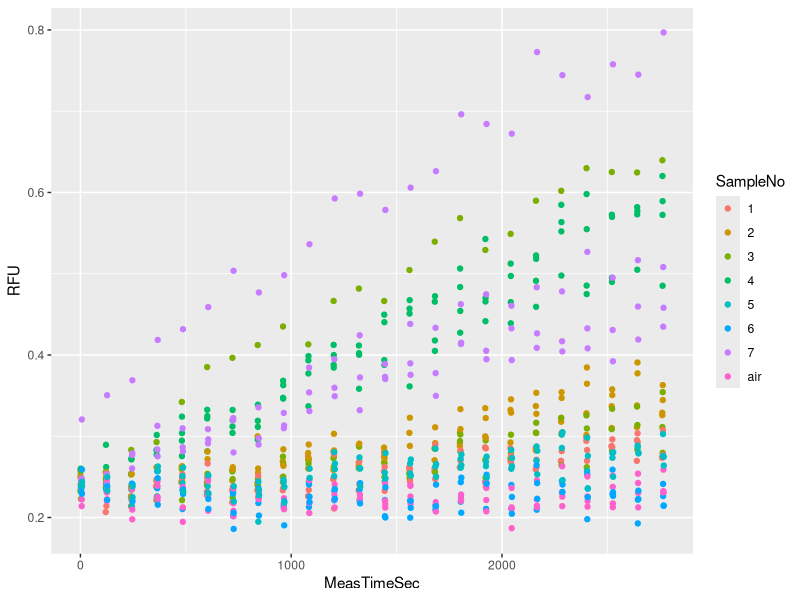
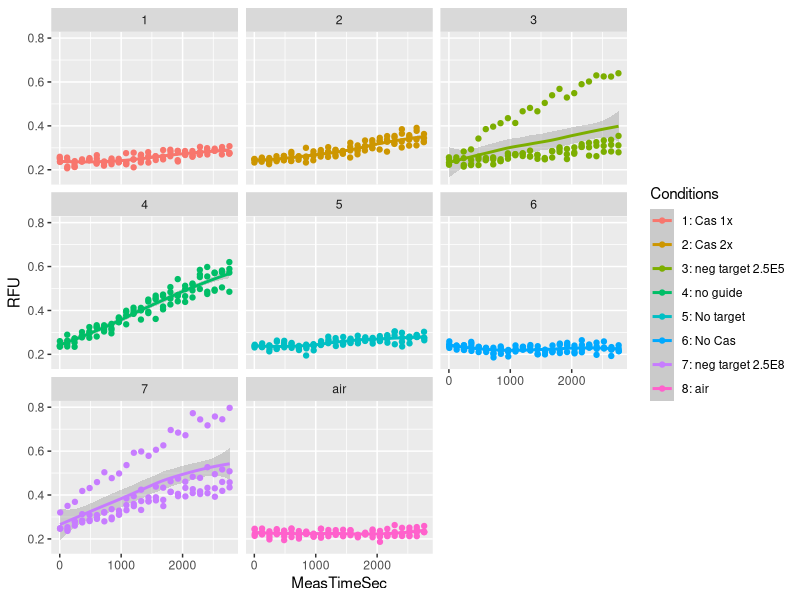
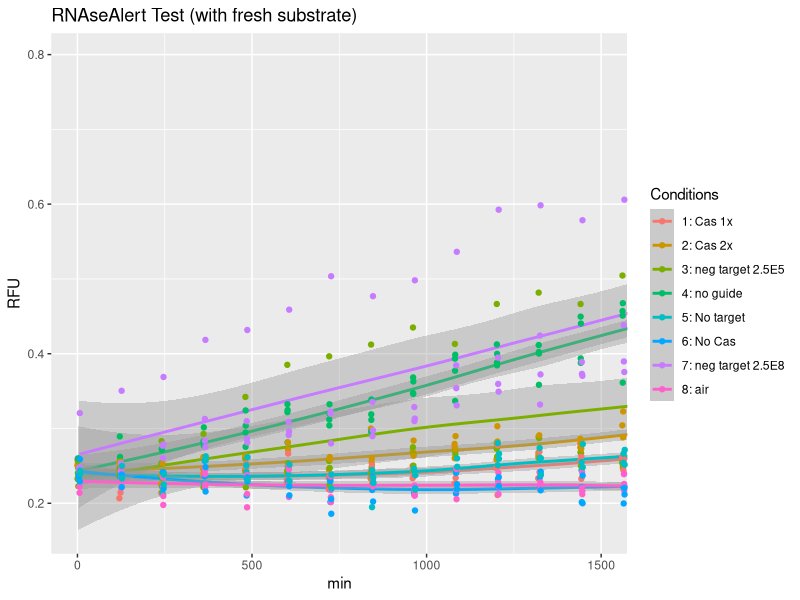
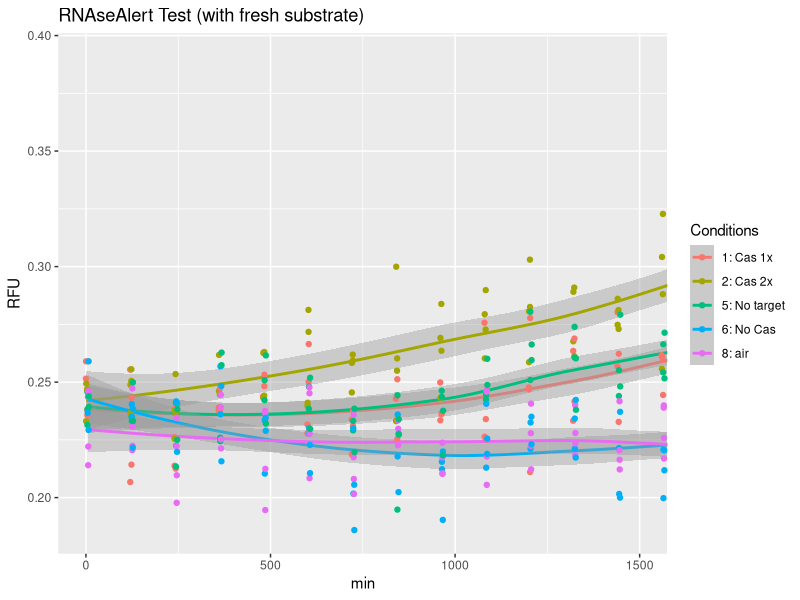

Reproduce these figures in R, in order.
## ---- chunk 1
knitr::opts_chunk$set(echo = TRUE)
## ---- chunk 2
#library("plyr")
library("dplyr")
#library("tidyr")
library("ggplot2")
## ---- chunk 3
## read in raw data
raw <- read.delim("data/200408_RNAaseAlert_RNA2020-04-08T144116.txt",stringsAsFactors = FALSE)
colnames(raw)
str(raw)
head(raw)
#' remove column
raw <- raw[,1:10]
#' change names
colnames(raw)[7]
colnames(raw)[7] <- "MeasTimeSec"

#' parse 'Sample' to obtain sample number 'SampleNo'
raw$Sample[1]
substr(raw$Sample,1,regexpr(' ', raw$Sample)-1) 
raw$SampleNo <- substr(raw$Sample,1,regexpr(' ', raw$Sample)-1)

#' in the same way extract replicate number - 'RepNo'
substr(raw$Sample,regexpr(' ', raw$Sample)+1, regexpr('/', raw$Sample)-1)
raw$RepNo <- substr(raw$Sample,regexpr(' ', raw$Sample)+1, regexpr('/', raw$Sample)-1)

#' remove white space from 'Well' sting
substr(raw$Well, 2, regexpr('$', raw$Well))[1:5]
raw$Well<- substr(raw$Well, 2, regexpr('$', raw$Well))
#' View(raw) 
str(raw)
## ---- chunk 4
## ## Condition 1 and 2 are the same thing. Create new SampleComb where 2 is replace with 1

raw$SampleComb <- raw$SampleNo 
raw[raw$SampleComb==2,"SampleComb"] <- 1

unique(raw$SampleNo)
unique(raw$SampleComb)
#' Which means the control with +RNAse has 8 replicates, unlike all the other conditions that has only 4. 
## ---- chunk 5
## show cleaned data with selected columns
#' Well, Sample, SampleNo, RepNo, MeasTimeSec, RFU
colnames(raw)
df <- raw[,c(3,6,7,8,11,12)] 
head(df) 
str(df)
## ---- chunk 6
#' all the data
#plot(x=raw$MeasTimeSec,y=raw$RFU)

#' colour labeled samples
ggplot(data = df) +
  aes(x = MeasTimeSec, y=RFU) +
  geom_point(aes(color=SampleNo))
## ---- chunk 7
# ## some adjustments
# ## Use summary statistics (mean) to find and remove obvious  outlier in  sample 3
# #' means of all replicates of sample 3 
# dfstat <- df %>% filter(SampleNo==1) %>% group_by(SampleNo,RepNo) %>% summarise(mean=mean(RFU))
# dfstat
# #' Data that should be removed
# filter(df,SampleNo == 3 & RepNo == 3)
# #' I could not invert the filter though
# #' But it is the same as leaving out all the measurement from the well E01
# dfs <- filter(df, Well != "E06")
# #' all the measurements
# length(rownames(df))
# #'after 12 datapoints were removed
# length(rownames(dfs))
## ---- chunk 8
## LOESS regression
p <- ggplot(data = df) +
  aes(x = MeasTimeSec, y=RFU) +
  geom_smooth(aes(color=SampleNo)) +
  geom_point(aes(colour=SampleNo))

p+facet_wrap(~SampleNo) +
  scale_colour_discrete(name="Conditions",
                        breaks=c(1,2,3,4,5,6,7,"air"),
                        labels=c("1: Cas 1x",
                               "2: Cas 2x",
                               "3: neg target 2.5E5",
                               "4: no guide",
                               "5: No target",
                               "6: No Cas",
                               "7: neg target 2.5E8",
                               "8: air"))


  p + labs(title = "RNAseAlert Test (with fresh substrate)", x = "min",   y = "RFU", color = "Legend Title\n") +
  coord_cartesian(xlim = c(0,1500)) +
  scale_colour_discrete(name="Conditions",
                      breaks=c(1,2,3,4,5,6,7,"air"),
                      labels=c("1: Cas 1x",
                               "2: Cas 2x",
                               "3: neg target 2.5E5",
                               "4: no guide",
                               "5: No target",
                               "6: No Cas",
                               "7: neg target 2.5E8",
                               "8: air"))


## ---- chunk 9

## positive contorls vs some negative controls
p <- raw[raw$SampleNo==1|raw$SampleNo==2|raw$SampleNo==5|raw$SampleNo==6|raw$SampleNo=="air",]
## LOESS regression
p <- ggplot(data = p) +
  aes(x = MeasTimeSec, y=RFU) +
  geom_smooth(aes(color=SampleNo)) +
  geom_point(aes(colour=SampleNo))


p + labs(title = "RNAseAlert Test (with fresh substrate)", x = "min",   y = "RFU", color = "Legend Title\n") +
  coord_cartesian(xlim = c(0,1500)) +
  scale_colour_discrete(name="Conditions",
                      breaks=c(1,2,5,6,"air"),
                      labels=c("1: Cas 1x",
                               "2: Cas 2x",
                               "5: No target",
                               "6: No Cas",
                               "8: air"))





  
    
